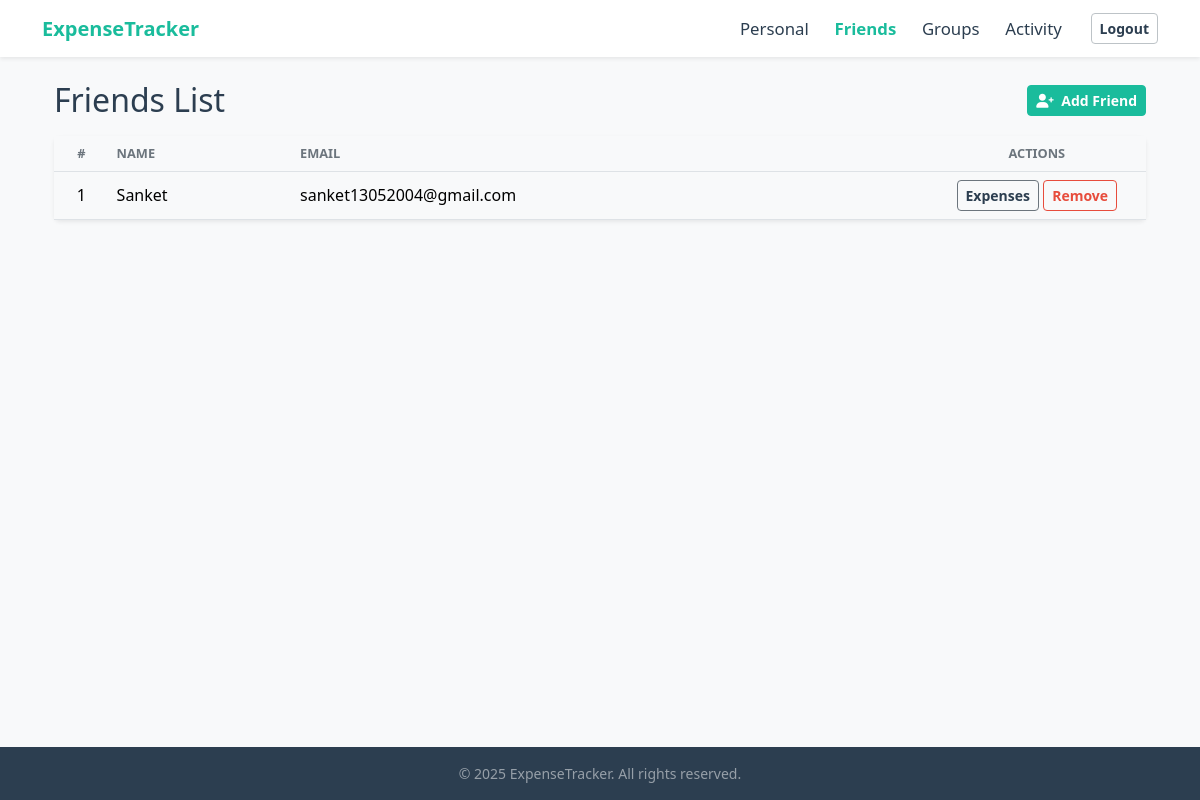
Page /tracker/friends/ (signed in) on the earlier database version.
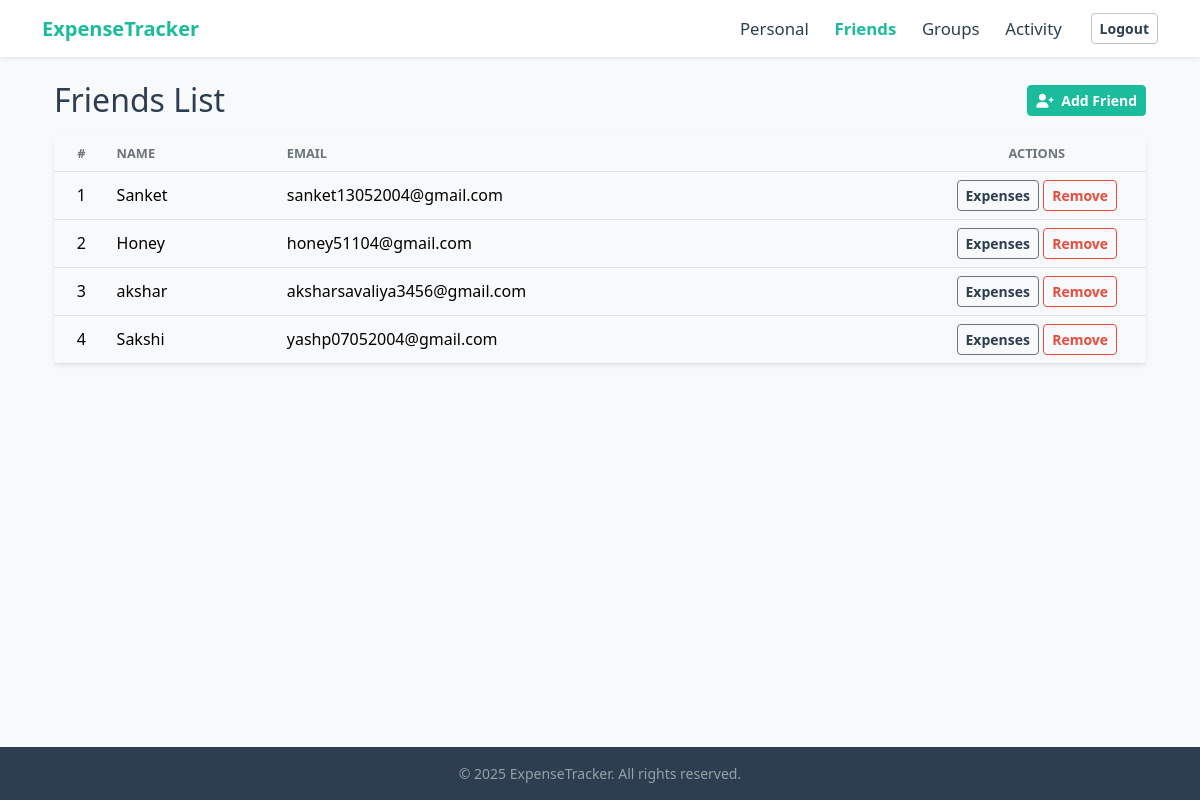
Same page on the later database version.
### tracker/models.py (models this page shows, shortened)
class Friend(models.Model):
    user = models.ForeignKey(UserRegistration, on_delete=models.CASCADE, related_name='owner')
    friend_user = models.ForeignKey(UserRegistration, on_delete=models.CASCADE, related_name='friend')
    created_at = models.DateTimeField(auto_now_add=True)

class UserRegistration(models.Model):
    name = models.CharField(max_length=100)
    email = models.CharField(max_length=100,unique=True)
    password = models.CharField(max_length=100)

### tracker/views.py (the view)
# urls.py: path('friends/', views.friends_dashboard, name='friends_dashboard'),
def friends_dashboard(request):
    if 'username' not in request.session:
        messages.error(request, "Please log in to access this page.")
        return redirect('login')
    user_id = request.session.get('user_id')
    friends = Friend.objects.filter(user_id=user_id)
    return render(request, 'tracker/friends.html', {'friends': friends})

### tracker/templates/tracker/friends.html (shortened to what this page needs)
{% extends 'tracker/base.html' %}
{% load static %}
{% block content %}
<div class="container py-4">
    <div class="d-flex justify-content-between align-items-center mb-3">
        <h2 class="mb-0 fw-light">Friends List</h2>
        <a href="{% url 'add_friend' %}" class="btn btn-primary btn-sm">
            <i class="fas fa-user-plus me-1"></i> Add Friend
        </a>
    </div>
    <div class="card shadow-sm border-0">
        <div class="card-body p-0">
            <div class="table-responsive">
                <table class="table table-hover align-middle mb-0">
                    <thead class="text-center">
                        <tr>
                            <th style="width: 5%;">#</th>
                            <th class="text-start">Name</th>
                            <th class="text-start">Email</th>
                            <th style="width: 20%;">Actions</th>
                        </tr>
                    </thead>
                    <tbody>
                        {% if friends %}
                            {% for friend in friends %}
                                <tr class="text-center">
                                    <td>{{ forloop.counter }}</td>
                                    <td class="text-start">{{ friend.friend_user.name }}</td>
                                    <td class="text-start">{{ friend.friend_user.email }}</td>
                                    <td>
                                        <a href="{% url 'friend_details' friend.friend_user.id %}" class="btn btn-sm btn-outline-secondary" title="Details">
                                            Expenses
                                        </a>
                                        <form action="{% url 'remove_friend' friend.friend_user.id %}" method="post" class="d-inline">
                                            <button type="submit" class="btn btn-sm btn-outline-danger" title="Remove Friend">
                                                Remove
                                            </button>
                                        </form>
                                    </td>
                                </tr>
                            {% endfor %}
                        {% else %}
                            <tr>
                                <td colspan="4" class="text-center py-5">No friends found. Add one!</td>
                            </tr>
                        {% endif %}
                    </tbody>
                </table>
            </div>
        </div>
    </div>
</div>
{% endblock %}

Differences in the rows shown:
added Friend: friend_user.name "Honey", friend_user.email "honey51104@gmail.com"
added Friend: friend_user.name "akshar", friend_user.email "aksharsavaliya3456@gmail.com"
added Friend: friend_user.name "Sakshi", friend_user.email "yashp07052004@gmail.com"
